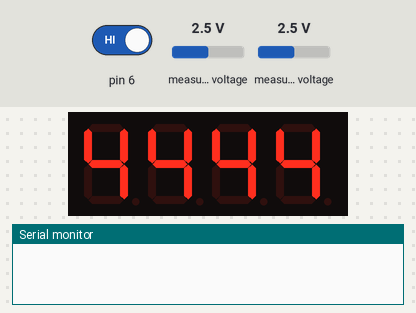
A program run on a simulated Arduino Nano, built with avr-gcc and run on an emulated ATmega328P. Shown: 4-digit seven-segment display, the last lines printed to the serial monitor. The inputs (shaded band) are chosen by the test bench; at power-on: pin 6 HIGH, measured voltage 2.5 V.

Above: at 0.1 s.
At 4.2 s:
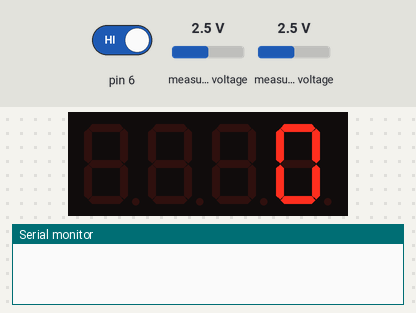
At 8.8 s:
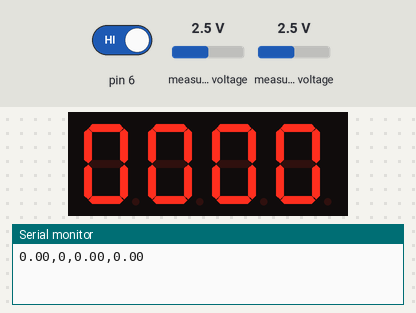
8.9 s: pin 6 driven LOW
Timing chart, 0 to 11.9 s (numbered marks = the images above; inputs shaded):
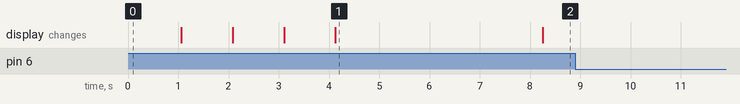

Measured:
- what the display in image 1 shows lasts 4.2 s, from 4.1 s to 8.3 s

The program:

main.cpp
```cpp
#include <Arduino.h>
#include <Adafruit_ADS1X15.h>
#include <TM1637Display.h>
#include <SPI.h>

Adafruit_ADS1115 ads;
TM1637Display display(4, 5);

float weight_per_mv = 2.54024511;
float tare_weight = 0;
const uint8_t navg = 250;


void setup()
{
  Serial.begin(9600);
  display.setBrightness(0x0F);
  display.clear();
  display.showNumberDec(4444);
  delay(1000);
  display.showNumberDec(3333);
  delay(1000);
  display.showNumberDec(2222);
  delay(1000);
  ads.setGain(GAIN_TWOTHIRDS);
  ads.begin();
  display.showNumberDec(1111);
  delay(1000);
  display.showNumberDec(0000);

  pinMode(6, INPUT_PULLUP);

}

void loop()
{
  // Read the ADC
  float sensor_voltage = 0;
  for (int i=0; i<navg; i++)
  {
    sensor_voltage += ads.readADC_Differential_0_1() * 0.1875;
  }
  sensor_voltage /= navg;

  // Calibrate to weight
  int16_t weight = sensor_voltage * weight_per_mv;

  // Display and print on Serial
  Serial.print(sensor_voltage);
  Serial.print(",");
  Serial.print(weight);
  Serial.print(",");
  Serial.print(tare_weight);
  Serial.print(",");
  Serial.println(weight - tare_weight);
  display.clear();
  display.showNumberDec(weight - tare_weight, true);

  // See if we are getting a new tare weight
  if (digitalRead(6) == LOW)
  {
    delay(500);
    if (digitalRead(6) == LOW)
    {
      Serial.println("TARE!");
      tare_weight = weight;
    }
  }

  //delay(1000);
}
```
